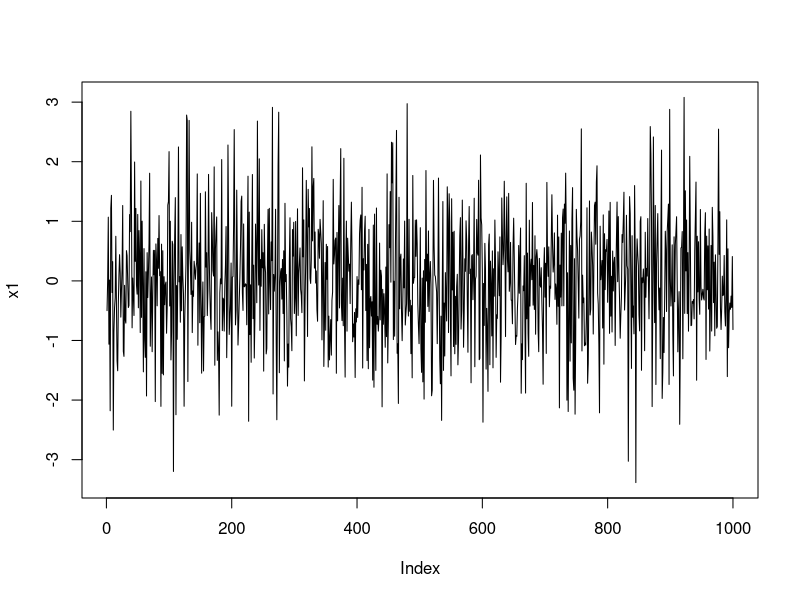
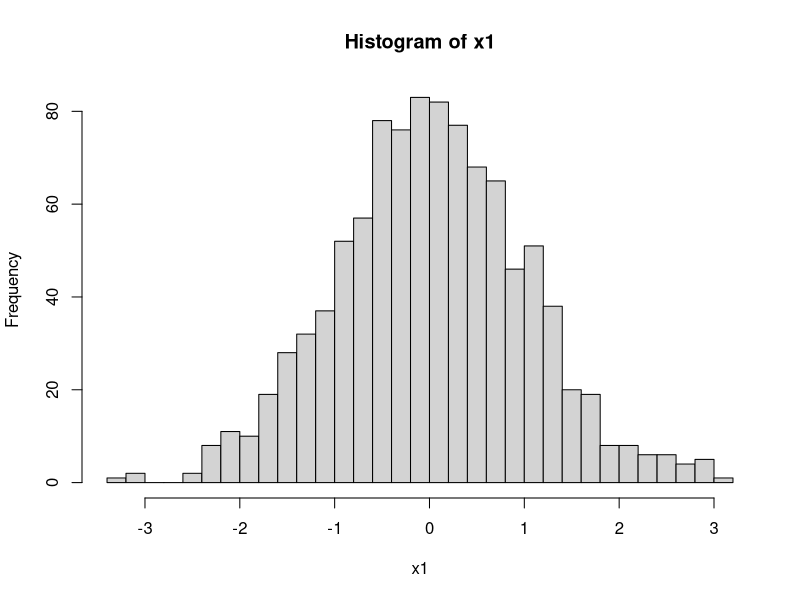
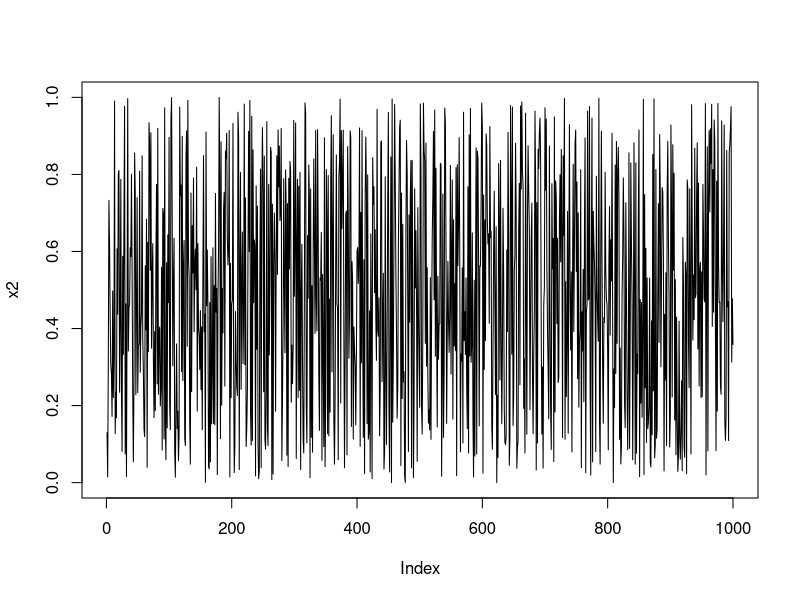
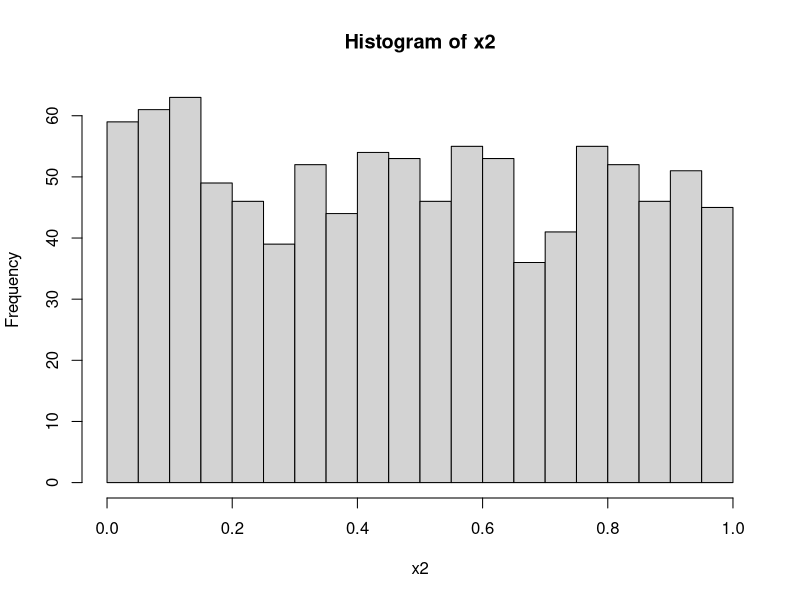
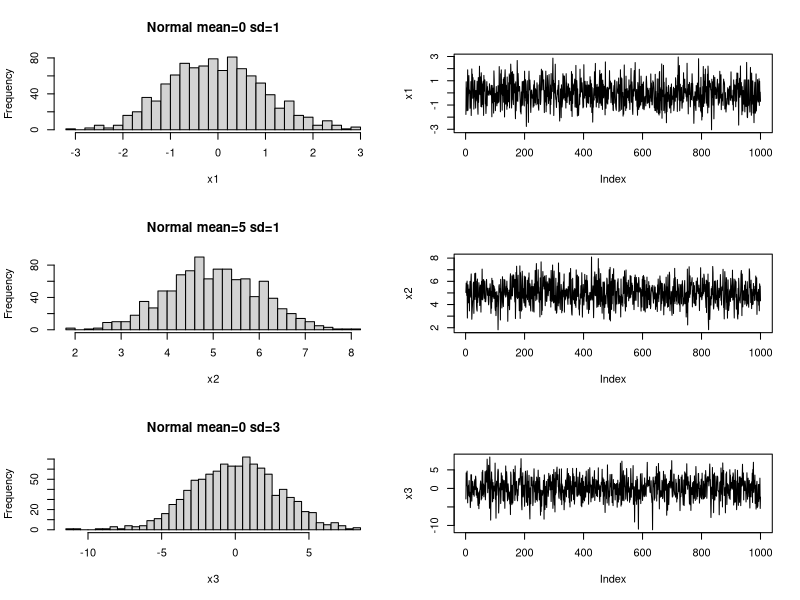
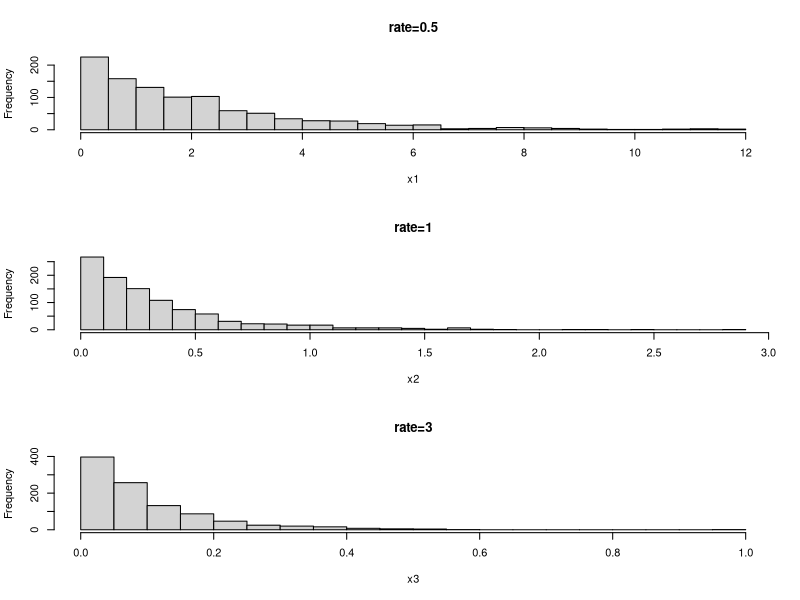
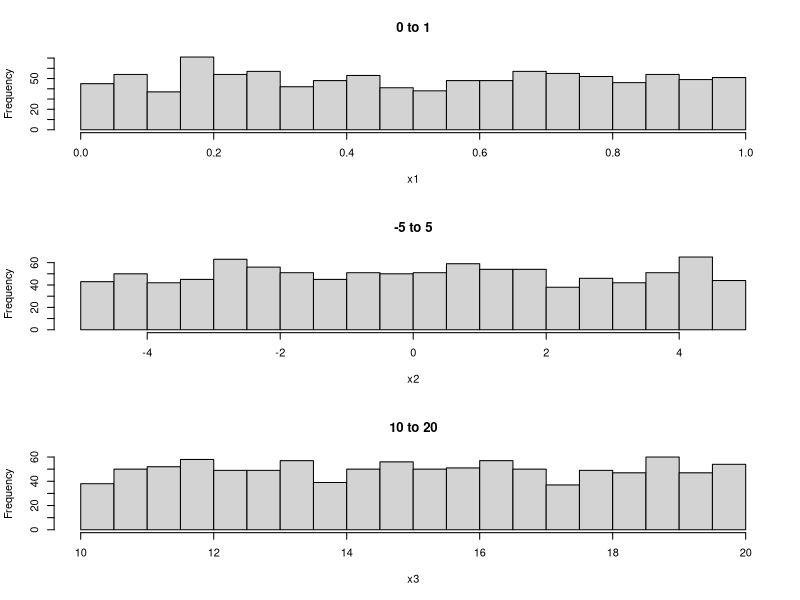
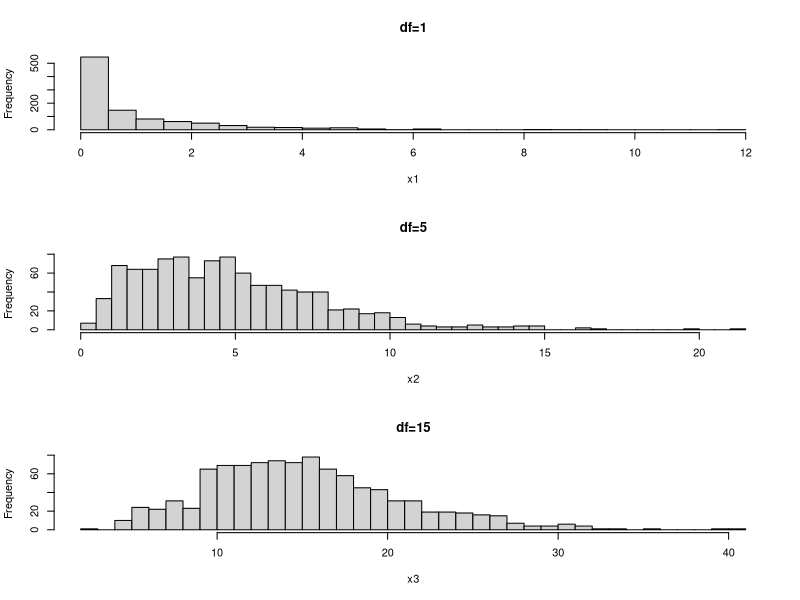

The R source for these figures, in order: (Note: this script raises an error after producing the figures.)
## ---- chunk 1
knitr::opts_chunk$set(echo = TRUE, message = FALSE, warning = FALSE)
## ---- chunk 2
n <- 1000

x1 <- rnorm(n, mean = 0, sd = 1)
x2 <- runif(n, min = 0, max = 1)
x3 <- rexp(n, rate = 2)
x4 <- rchisq(n, df = 3)
x5 <- rpois(n, lambda = 4)
x6 <- rt(n, df = 5)

plot(x1, type="l")
hist(x1, 30)

plot(x2, type="l")
hist(x2, 30)
## ---- chunk 3
n <- 1000

x1 <- rnorm(n, mean = 0, sd = 1)
x2 <- rnorm(n, mean = 5, sd = 1)
x3 <- rnorm(n, mean = 0, sd = 3)

par(mfrow=c(3,2))

hist(x1, 30, main="Normal mean=0 sd=1")
plot(x1, type="l")

hist(x2, 30, main="Normal mean=5 sd=1")
plot(x2, type="l")

hist(x3, 30, main="Normal mean=0 sd=3")
plot(x3, type="l")
## ---- chunk 4
x1 <- rexp(n, rate=0.5)
x2 <- rexp(n, rate=3)
x3 <- rexp(n, rate=10)

par(mfrow=c(3,1))

hist(x1, 30, main="rate=0.5")
hist(x2, 30, main="rate=1")
hist(x3, 30, main="rate=3")
## ---- chunk 5
x1 <- runif(n, min=0, max=1)
x2 <- runif(n, min=-5, max=5)
x3 <- runif(n, min=10, max=20)

par(mfrow=c(3,1))

hist(x1, 30, main="0 to 1")
hist(x2, 30, main="-5 to 5")
hist(x3, 30, main="10 to 20")
## ---- chunk 6
x1 <- rchisq(n, df=1)
x2 <- rchisq(n, df=5)
x3 <- rchisq(n, df=15)

par(mfrow=c(3,1))

hist(x1, 30, main="df=1")
hist(x2, 30, main="df=5")
hist(x3, 30, main="df=15")
## ---- chunk 7
x1 <- rpois(n, lambda=1)
x2 <- rpois(n, lambda=5)
x3 <- rpois(n, lambda=15)

par(mfrow=c(3,1))

hist(x1, 30, main="lambda=1")
hist(x2, 30, main="lambda=5")
hist(x3, 30, main="lambda=15")
## ---- chunk 8
x1 <- rt(n, df=1)
x2 <- rt(n, df=5)
x3 <- rt(n, df=30)

par(mfrow=c(3,1))

hist(x1, 30, main="df=1")
hist(x2, 30, main="df=5")
hist(x3, 30, main="df=30")
## ---- chunk 9
n <- 1000
k <- 30
x <- rexp(n, rate=2)
plot(x, type="l")
hist(x, k)
## ---- chunk 10
help("Distributions")
## ---- chunk 11
?rexp
?rnorm
## ---- chunk 12
Box.test (x, lag=h, type="Ljung")
## ---- chunk 13
n <- 10000
k <- 3
x <- rt(n, df=k)
plot(x, type="l")
Box.test(x, lag=h, type="Ljung")
## ---- chunk 14
for(h in 1:log(n)){
  print(Box.test(x, lag=h, type="Ljung"))
}
## ---- chunk 15
n <- 10000
rw <- cumsum(rnorm(n))
plot(rw, type="l")
Box.test(rw, lag=log(n), type="Ljung")
## ---- chunk 16
for(h in 1:log(n)){
  print(Box.test(rw, lag=h, type="Ljung"))
}
